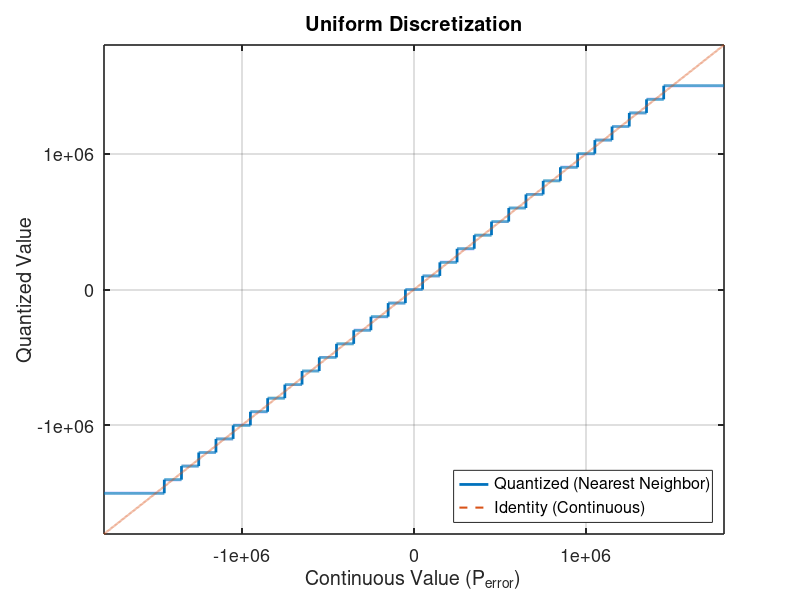
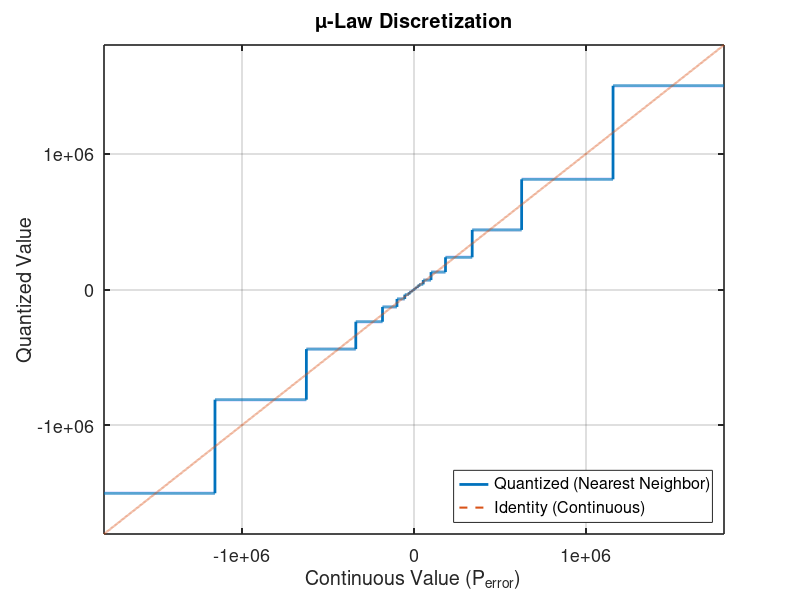
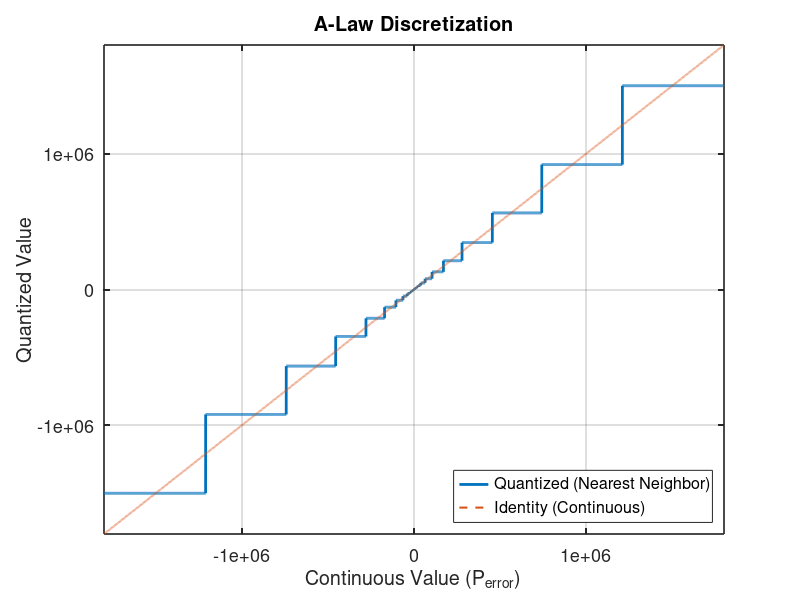
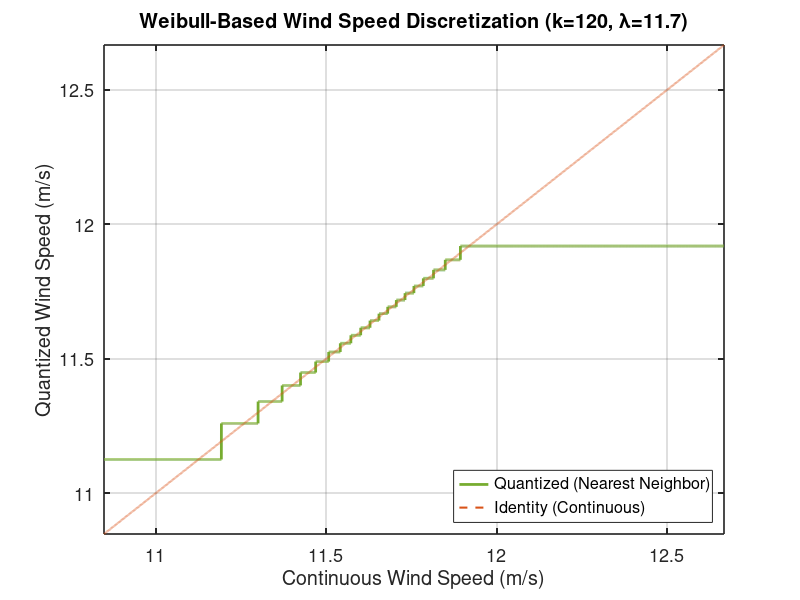

Source code (MATLAB) for these figures, in order: (Note: this script raises an error after producing the figures.)
close all

function sequence = generate_sequence_uniform()
    sequence = -1500000:(3000000/30):1500000;
end

function sequence = generate_sequence_quadratic()
    range = -15:1:15;
    sequence = 7000 * range .* abs(range); % = 7000 * sign(range) .* range.^2
end

function sequence = generate_sequence_exponential()
    k = 0.80477;
    range = -15:1:15;
    sequence = 10 * sign(range) .* (exp(k * abs(range)) - 1);
end

function sequence = generate_sequence_mu_law()
    x = -15:1:15;
    x_normalized = x / max(abs(x));
    mu = 10096;
    sequence = 1500000 .* (sign(x_normalized) .* (((1 + mu).^(abs(x_normalized))) / mu));
end

function sequence = generate_sequence_A_law(~)
    A = 0.6;
    y = -15:1:15;
    x = zeros(size(y));
    
    threshold = 1 / (1 + log(A));
    target_limit = 1.5e06; % Your desired bound

    for i = 1:length(y)
        current_y = y(i);
        abs_y = abs(current_y);
        sign_y = sign(current_y);
        
        if abs_y <= threshold
            x_i = (abs_y * (1 + log(A))) / A;
        else
            x_i = exp(abs_y * (1 + log(A)) - 1) / A;
        end
        x(i) = x_i * sign_y;
    end

    % --- Normalization Step ---
    % Scale the values so the maximum absolute value is exactly 1.5e06
    current_max = max(abs(x));
    if current_max ~= 0
        sequence = x * (target_limit / current_max);
    else
        sequence = x; 
    end
end

function closest = approximate_to_sequence(sequence, n)
    [~, idx] = min(abs(sequence - n));
    closest = sequence(idx);
end

% ------------------ P_error Discretization Plots ------------------
methods = {'uniform',  'mu_law', 'a_law'};
titles = {'Uniform',  'μ-Law', 'A-Law'};
colors = {[0, 0.4470, 0.7410], [0.8500, 0.3250, 0.0980], [0.9290, 0.6940, 0.1250], ...
          [0.4940, 0.1840, 0.5560], [0.4660, 0.6740, 0.1880]};

for i = 1:length(methods)
    method = methods{i};
    title_str = titles{i};
    
    switch method
        case 'uniform'
            seq = generate_sequence_uniform();
        case 'quadratic'
            seq = generate_sequence_quadratic();
        case 'exponential'
            seq = generate_sequence_exponential();
        case 'mu_law'
            seq = generate_sequence_mu_law();
        case 'a_law'
            seq = generate_sequence_A_law();
    end
    
    seq = sort(seq);
    
    min_val = min(seq);
    max_val = max(seq);
    margin = 0.1 * (max_val - min_val);
    if margin == 0, margin = 1; end
    x_min = min_val - margin;
    x_max = max_val + margin;
    
    x = linspace(x_min, x_max, 15000);
    y = arrayfun(@(val) approximate_to_sequence(seq, val), x);
    
    figure('Position', [200, 200, 800, 600], 'Color', 'white');
    
    plot(x, y, 'LineWidth', 2, 'Color', [0, 0.4470, 0.7410]);
    hold on;
    plot(x, x, '--', 'LineWidth', 1.5, 'Color', [0.8500, 0.3250, 0.0980]);
    hold off;
    
    title([title_str ' Discretization'], 'FontSize', 16, 'FontWeight', 'bold');
    xlabel('Continuous Value (P_{error})', 'FontSize', 14);
    ylabel('Quantized Value', 'FontSize', 14);
    grid on;
    axis tight;
    legend({'Quantized (Nearest Neighbor)', 'Identity (Continuous)'}, ...
           'Location', 'southeast', 'FontSize', 12);
    set(gca, 'FontSize', 13, 'LineWidth', 1.2);
end

disp('All five P_error discretization methods have been plotted in separate figures.');

% ------------------ Weibull Wind Speed Discretization ------------------
Nw = 21;
k = 60;
lambda = 11.7;
eta = 1;

i_p = 1:(Nw-1);
p_i = i_p / Nw;
wind_seq = eta * lambda * (-log(1 - p_i)).^(1/k);
wind_seq = sort(wind_seq);

min_val = 11;
max_val = max(wind_seq) * 1.05;
margin = 0.1 * (max_val - min_val);
x_min = min_val - margin;
x_max = max_val + margin;

x = linspace(x_min, x_max, 15000);
y = arrayfun(@(val) approximate_to_sequence(wind_seq, val), x);

figure('Position', [200, 200, 800, 600], 'Color', 'white');
plot(x, y, 'LineWidth', 2, 'Color', [0.4660, 0.6740, 0.1880]);
hold on;
plot(x, x, '--', 'LineWidth', 1.5, 'Color', [0.8500, 0.3250, 0.0980]);
hold off;

title('Weibull-Based Wind Speed Discretization (k=120, λ=11.7)', ...
      'FontSize', 16, 'FontWeight', 'bold');
xlabel('Continuous Wind Speed (m/s)', 'FontSize', 14);
ylabel('Quantized Wind Speed (m/s)', 'FontSize', 14);
grid on;
axis tight;
legend({'Quantized (Nearest Neighbor)', 'Identity (Continuous)'}, ...
       'Location', 'southeast', 'FontSize', 12);
set(gca, 'FontSize', 13, 'LineWidth', 1.2);

% Weibull PDF plot
figure('Position', [200, 200, 800, 600], 'Color', 'white');
x_pdf = linspace(11.0, 12.5, 2000);
pdf = (k / lambda) .* (x_pdf / lambda).^(k-1) .* exp( -(x_pdf / lambda).^k );

plot(x_pdf, pdf, 'LineWidth', 2, 'Color', [0.6350, 0.0780, 0.1840]);
hold on;
for i = 1:length(wind_seq)
    plot([wind_seq(i), wind_seq(i)], [0, max(pdf)*0.05], 'k-', 'LineWidth', 1.2);
end
hold off;

title('Weibull Wind Speed Distribution PDF (k=120, λ=11.7)', ...
      'FontSize', 16, 'FontWeight', 'bold');
xlabel('Wind Speed (m/s)', 'FontSize', 14);
ylabel('Probability Density', 'FontSize', 14);
grid on;
legend({'Weibull PDF', 'Discrete Bin Centers'}, 'Location', 'northeast', 'FontSize', 12);
set(gca, 'FontSize', 13, 'LineWidth', 1.2);

disp('Weibull plots created.');

sequences = {seq_uniform, seq_quadratic, seq_exponential, seq_mu, seq_a};
labels = {'Uniform', 'Quadratic', 'Exponential', 'μ-Law', 'A-Law'};

figure('Position', [300, 100, 1000, 600], 'Color', 'white');
hold on;

% Define a common fine grid for interpolation to ensure smooth plotting
x_smooth = linspace(-5e5, 5e5, 2000); 

for i = 1:length(sequences)
    seq = sequences{i};
    
    % 1. Calculate raw density (1 / step size)
    midpoints = (seq(1:end-1) + seq(2:end)) / 2;
    deltas = diff(seq);
    raw_density = 1 ./ deltas;
    
    % 2. Normalize raw density
    raw_density = raw_density / sum(raw_density .* deltas);
    
    % 3. Interpolate to the common grid and apply smoothing
    % Using 'pchip' interpolation to maintain the shape of the density
    density_interp = interp1(midpoints, raw_density, x_smooth, 'pchip', 0);
    
    % Apply a Gaussian-like smoothing filter (moving average)
    smooth_density = movmean(density_interp, 50); 
    
    plot(x_smooth, smooth_density, 'LineWidth', 3, 'Color', colors{i}, 'DisplayName', labels{i});
end

hold off;
title('Probability Density for Discretization Functions', 'FontSize', 16);
xlabel('P_{error} (W)', 'FontSize', 14);
ylabel('Probability Density', 'FontSize', 14);

% Limit the view to the region around zero
xlim([-4e5, 4e5]); 
grid on;
legend('Location', 'northeast', 'FontSize', 12);
set(gca, 'FontSize', 13, 'LineWidth', 1.2);

disp('Plot generated: Focus on zero with smoothed density curves.');
